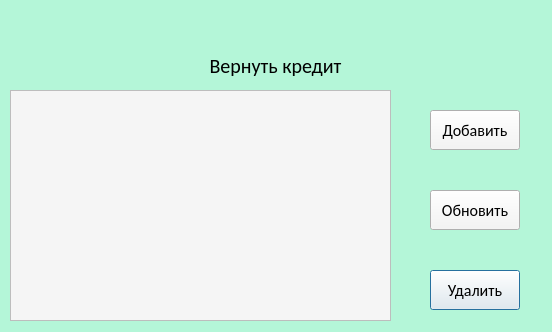
<?xml version="1.0" encoding="UTF-8"?>
<ui version="4.0">
 <class>Dialog</class>
 <widget class="QDialog" name="Dialog">
  <property name="geometry">
   <rect>
    <x>0</x>
    <y>0</y>
    <width>552</width>
    <height>332</height>
   </rect>
  </property>
  <property name="font">
   <font>
    <family>Calibri</family>
   </font>
  </property>
  <property name="windowTitle">
   <string>Dialog</string>
  </property>
  <property name="styleSheet">
   <string notr="true">background-color: rgb(180, 246, 216)</string>
  </property>
  <widget class="QLabel" name="auth_as">
   <property name="geometry">
    <rect>
     <x>10</x>
     <y>10</y>
     <width>531</width>
     <height>31</height>
    </rect>
   </property>
   <property name="font">
    <font>
     <family>Calibri</family>
     <pointsize>-1</pointsize>
     <weight>50</weight>
     <italic>false</italic>
     <bold>false</bold>
    </font>
   </property>
   <property name="styleSheet">
    <string notr="true">color: rgb(0, 0, 0);
font-size: 20px;
font: &quot;Arial Black&quot;;</string>
   </property>
   <property name="text">
    <string/>
   </property>
   <property name="alignment">
    <set>Qt::AlignCenter</set>
   </property>
  </widget>
  <widget class="QPushButton" name="Delete_btn">
   <property name="geometry">
    <rect>
     <x>430</x>
     <y>270</y>
     <width>90</width>
     <height>40</height>
    </rect>
   </property>
   <property name="font">
    <font>
     <family>Calibri</family>
     <pointsize>-1</pointsize>
     <weight>50</weight>
     <italic>false</italic>
     <bold>false</bold>
    </font>
   </property>
   <property name="styleSheet">
    <string notr="true">font-size: 16px;
font: &quot;Yu Gothic UI Semibold&quot;;
background-color: rgb(245, 245, 245)</string>
   </property>
   <property name="text">
    <string>Удалить</string>
   </property>
  </widget>
  <widget class="QPushButton" name="Add_btn">
   <property name="geometry">
    <rect>
     <x>430</x>
     <y>110</y>
     <width>90</width>
     <height>40</height>
    </rect>
   </property>
   <property name="font">
    <font>
     <family>Calibri</family>
     <pointsize>-1</pointsize>
     <weight>50</weight>
     <italic>false</italic>
     <bold>false</bold>
    </font>
   </property>
   <property name="styleSheet">
    <string notr="true">font-size: 16px;
font: &quot;Yu Gothic UI Semibold&quot;;
background-color: rgb(245, 245, 245)</string>
   </property>
   <property name="text">
    <string>Добавить</string>
   </property>
  </widget>
  <widget class="QTableWidget" name="tableWidget">
   <property name="geometry">
    <rect>
     <x>10</x>
     <y>90</y>
     <width>381</width>
     <height>231</height>
    </rect>
   </property>
   <property name="font">
    <font>
     <family>Calibri</family>
     <pointsize>-1</pointsize>
     <weight>50</weight>
     <italic>false</italic>
     <bold>false</bold>
    </font>
   </property>
   <property name="styleSheet">
    <string notr="true">font-size: 16px;
font: &quot;Yu Gothic UI Semibold&quot;;
background-color: rgb(245, 245, 245)</string>
   </property>
  </widget>
  <widget class="QLabel" name="label_4">
   <property name="geometry">
    <rect>
     <x>10</x>
     <y>50</y>
     <width>531</width>
     <height>31</height>
    </rect>
   </property>
   <property name="font">
    <font>
     <family>Calibri</family>
     <pointsize>-1</pointsize>
     <weight>50</weight>
     <italic>false</italic>
     <bold>false</bold>
    </font>
   </property>
   <property name="styleSheet">
    <string notr="true">color: rgb(0, 0, 0);
font-size: 20px;
font: &quot;Arial Black&quot;;</string>
   </property>
   <property name="text">
    <string>Вернуть кредит</string>
   </property>
   <property name="alignment">
    <set>Qt::AlignCenter</set>
   </property>
  </widget>
  <widget class="QPushButton" name="Update_btn">
   <property name="geometry">
    <rect>
     <x>430</x>
     <y>190</y>
     <width>90</width>
     <height>40</height>
    </rect>
   </property>
   <property name="font">
    <font>
     <family>Calibri</family>
     <pointsize>-1</pointsize>
     <weight>50</weight>
     <italic>false</italic>
     <bold>false</bold>
    </font>
   </property>
   <property name="styleSheet">
    <string notr="true">font-size: 16px;
font: &quot;Yu Gothic UI Semibold&quot;;
background-color: rgb(245, 245, 245)</string>
   </property>
   <property name="text">
    <string>Обновить</string>
   </property>
  </widget>
 </widget>
 <resources/>
 <connections/>
</ui>
